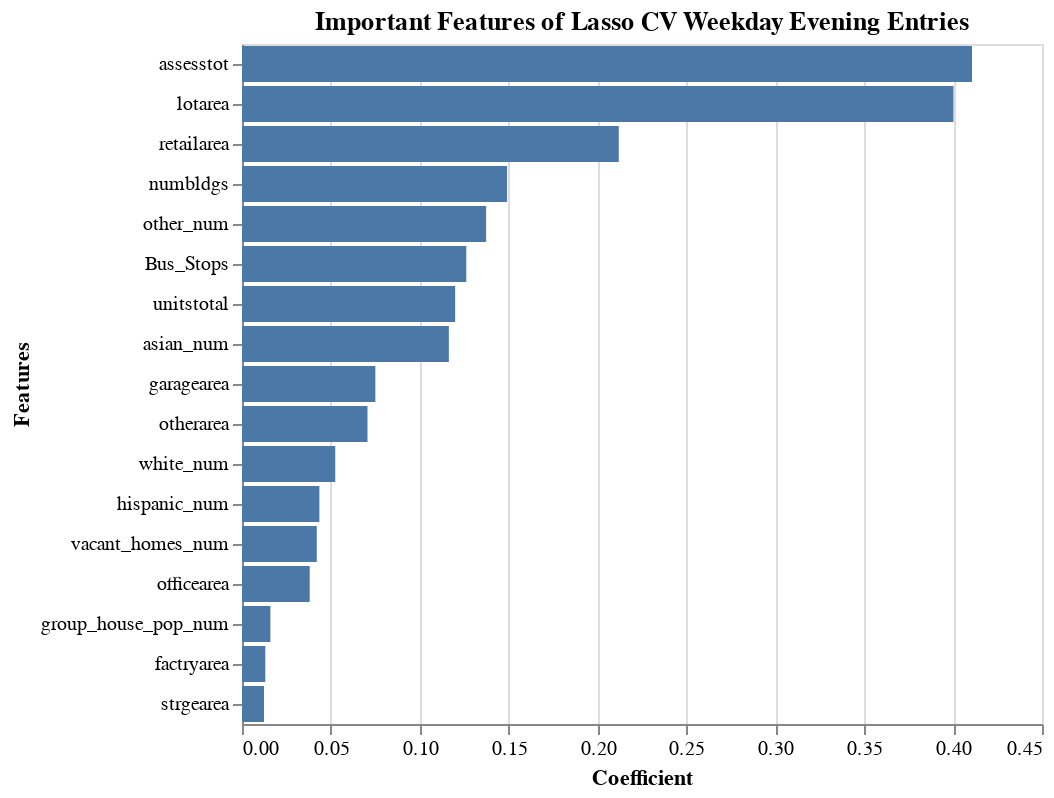

The notebook cell saved with this chart:
### Code cell
import altair as alt
import selenium

alt.Chart(peak).mark_bar().encode(
    y=alt.Y('Features:N', sort='-x'),
    x='Coefficient'
).properties(
    title='Important Features of Lasso CV Weekday Evening Entries'
)#.save('/Users/turbold/Documents/CUSP/ADS/IBXRidership/Data Vis/peak_chart.png', scale_factor=2.0)

### Figure 1 — Vega-Lite specification as saved in the notebook (floating-point values rounded to 4 significant figures)
{"config": {"view": {"continuousWidth": 400, "continuousHeight": 300}}, "data": {"name": "data-f5335a55d8dea5631bf6a237c56c8e79"}, "mark": "bar", "encoding": {"x": {"field": "Coefficient", "type": "quantitative"}, "y": {"field": "Features", "sort": "-x", "type": "nominal"}}, "title": "Important Features of Lasso CV Weekday Evening Entries", "$schema": "https://vega.github.io/schema/vega-lite/v4.17.0.json", "datasets": {"data-f5335a55d8dea5631bf6a237c56c8e79": [{"Features": "assesstot", "Coefficient": 0.4106}, {"Features": "lotarea", "Coefficient": 0.4002}, {"Features": "retailarea", "Coefficient": 0.2119}, {"Features": "numbldgs", "Coefficient": 0.1491}, {"Features": "other_num", "Coefficient": 0.1373}, {"Features": "Bus_Stops", "Coefficient": 0.1262}, {"Features": "unitstotal", "Coefficient": 0.1199}, {"Features": "asian_num", "Coefficient": 0.1164}, {"Features": "garagearea", "Coefficient": 0.07501}, {"Features": "otherarea", "Coefficient": 0.07058}, {"Features": "white_num", "Coefficient": 0.05246}, {"Features": "hispanic_num", "Coefficient": 0.04353}, {"Features": "vacant_homes_num", "Coefficient": 0.04205}, {"Features": "officearea", "Coefficient": 0.03808}, {"Features": "group_house_pop_num", "Coefficient": 0.01597}, {"Features": "factryarea", "Coefficient": 0.01312}, {"Features": "strgearea", "Coefficient": 0.01236}]}}
